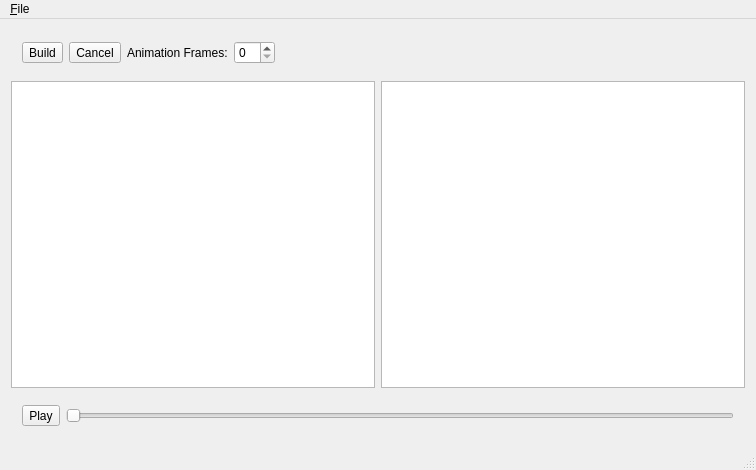
<?xml version="1.0" encoding="UTF-8"?>
<ui version="4.0">
 <class>MainWindow</class>
 <widget class="QMainWindow" name="MainWindow">
  <property name="geometry">
   <rect>
    <x>0</x>
    <y>0</y>
    <width>756</width>
    <height>470</height>
   </rect>
  </property>
  <property name="windowTitle">
   <string>MainWindow</string>
  </property>
  <widget class="QWidget" name="mainLayout">
   <layout class="QVBoxLayout" name="verticalLayout">
    <item alignment="Qt::AlignLeft">
     <widget class="QFrame" name="toolbar">
      <layout class="QHBoxLayout" name="horizontalLayout">
       <item>
        <widget class="QToolButton" name="runButton">
         <property name="baseSize">
          <size>
           <width>100</width>
           <height>100</height>
          </size>
         </property>
         <property name="text">
          <string>Build</string>
         </property>
         <property name="icon">
          <iconset theme="view-refresh">
           <normaloff>.</normaloff>.</iconset>
         </property>
         <property name="toolButtonStyle">
          <enum>Qt::ToolButtonIconOnly</enum>
         </property>
         <property name="autoRaise">
          <bool>false</bool>
         </property>
         <property name="arrowType">
          <enum>Qt::NoArrow</enum>
         </property>
        </widget>
       </item>
       <item>
        <widget class="QToolButton" name="cancelButton">
         <property name="enabled">
          <bool>true</bool>
         </property>
         <property name="text">
          <string>Cancel</string>
         </property>
         <property name="icon">
          <iconset theme="process-stop">
           <normaloff>.</normaloff>.</iconset>
         </property>
        </widget>
       </item>
       <item>
        <widget class="QLabel" name="label">
         <property name="text">
          <string>Animation Frames:</string>
         </property>
        </widget>
       </item>
       <item>
        <widget class="QSpinBox" name="framesBox"/>
       </item>
      </layout>
     </widget>
    </item>
    <item>
     <layout class="QHBoxLayout" name="centralLayout">
      <item>
       <widget class="QTextEdit" name="code">
        <property name="acceptRichText">
         <bool>false</bool>
        </property>
       </widget>
      </item>
      <item>
       <widget class="QGraphicsView" name="output"/>
      </item>
     </layout>
    </item>
    <item>
     <widget class="QFrame" name="mediaBar">
      <property name="sizePolicy">
       <sizepolicy hsizetype="Expanding" vsizetype="Preferred">
        <horstretch>0</horstretch>
        <verstretch>0</verstretch>
       </sizepolicy>
      </property>
      <property name="layoutDirection">
       <enum>Qt::LeftToRight</enum>
      </property>
      <property name="frameShape">
       <enum>QFrame::NoFrame</enum>
      </property>
      <property name="frameShadow">
       <enum>QFrame::Plain</enum>
      </property>
      <layout class="QHBoxLayout" name="horizontalLayout_2">
       <item alignment="Qt::AlignLeft|Qt::AlignVCenter">
        <widget class="QToolButton" name="playButton">
         <property name="text">
          <string>Play</string>
         </property>
         <property name="icon">
          <iconset theme="media-playback-start">
           <normaloff>.</normaloff>.</iconset>
         </property>
         <property name="checkable">
          <bool>true</bool>
         </property>
        </widget>
       </item>
       <item>
        <widget class="QSlider" name="playhead">
         <property name="sizePolicy">
          <sizepolicy hsizetype="Expanding" vsizetype="Fixed">
           <horstretch>0</horstretch>
           <verstretch>0</verstretch>
          </sizepolicy>
         </property>
         <property name="orientation">
          <enum>Qt::Horizontal</enum>
         </property>
        </widget>
       </item>
      </layout>
     </widget>
    </item>
   </layout>
  </widget>
  <widget class="QMenuBar" name="menuBar">
   <property name="geometry">
    <rect>
     <x>0</x>
     <y>0</y>
     <width>756</width>
     <height>20</height>
    </rect>
   </property>
   <widget class="QMenu" name="menuFile">
    <property name="title">
     <string>&amp;File</string>
    </property>
    <addaction name="actionOpen"/>
    <addaction name="actionNew"/>
    <addaction name="actionSave"/>
    <addaction name="actionSaveAs"/>
   </widget>
   <addaction name="menuFile"/>
  </widget>
  <widget class="QStatusBar" name="statusBar"/>
  <action name="actionOpen">
   <property name="icon">
    <iconset theme="document-open">
     <normaloff>.</normaloff>.</iconset>
   </property>
   <property name="text">
    <string>&amp;Open...</string>
   </property>
   <property name="statusTip">
    <string>Open</string>
   </property>
   <property name="shortcut">
    <string>Ctrl+O</string>
   </property>
  </action>
  <action name="actionNew">
   <property name="icon">
    <iconset theme="document-new">
     <normaloff>.</normaloff>.</iconset>
   </property>
   <property name="text">
    <string>&amp;New</string>
   </property>
   <property name="shortcut">
    <string>Ctrl+N</string>
   </property>
  </action>
  <action name="actionSave">
   <property name="icon">
    <iconset theme="document-save">
     <normaloff>.</normaloff>.</iconset>
   </property>
   <property name="text">
    <string>&amp;Save</string>
   </property>
   <property name="shortcut">
    <string>Ctrl+S</string>
   </property>
   <property name="menuRole">
    <enum>QAction::TextHeuristicRole</enum>
   </property>
  </action>
  <action name="actionSaveAs">
   <property name="icon">
    <iconset theme="document-save-as"/>
   </property>
   <property name="text">
    <string>Save As...</string>
   </property>
   <property name="shortcut">
    <string>Ctrl+Shift+S</string>
   </property>
  </action>
  <action name="actionPreferences">
   <property name="text">
    <string>Preferences...</string>
   </property>
  </action>
 </widget>
 <layoutdefault spacing="6" margin="11"/>
 <resources/>
 <connections>
  <connection>
   <sender>actionOpen</sender>
   <signal>triggered()</signal>
   <receiver>MainWindow</receiver>
   <slot>openFileAction()</slot>
   <hints>
    <hint type="sourcelabel">
     <x>-1</x>
     <y>-1</y>
    </hint>
    <hint type="destinationlabel">
     <x>377</x>
     <y>234</y>
    </hint>
   </hints>
  </connection>
  <connection>
   <sender>actionSave</sender>
   <signal>triggered()</signal>
   <receiver>MainWindow</receiver>
   <slot>saveFileAction()</slot>
   <hints>
    <hint type="sourcelabel">
     <x>-1</x>
     <y>-1</y>
    </hint>
    <hint type="destinationlabel">
     <x>377</x>
     <y>234</y>
    </hint>
   </hints>
  </connection>
  <connection>
   <sender>actionNew</sender>
   <signal>triggered()</signal>
   <receiver>MainWindow</receiver>
   <slot>newFileAction()</slot>
   <hints>
    <hint type="sourcelabel">
     <x>-1</x>
     <y>-1</y>
    </hint>
    <hint type="destinationlabel">
     <x>377</x>
     <y>234</y>
    </hint>
   </hints>
  </connection>
  <connection>
   <sender>runButton</sender>
   <signal>clicked()</signal>
   <receiver>MainWindow</receiver>
   <slot>runCode()</slot>
   <hints>
    <hint type="sourcelabel">
     <x>31</x>
     <y>57</y>
    </hint>
    <hint type="destinationlabel">
     <x>377</x>
     <y>234</y>
    </hint>
   </hints>
  </connection>
  <connection>
   <sender>cancelButton</sender>
   <signal>clicked()</signal>
   <receiver>MainWindow</receiver>
   <slot>stop()</slot>
   <hints>
    <hint type="sourcelabel">
     <x>65</x>
     <y>57</y>
    </hint>
    <hint type="destinationlabel">
     <x>377</x>
     <y>234</y>
    </hint>
   </hints>
  </connection>
  <connection>
   <sender>playButton</sender>
   <signal>clicked(bool)</signal>
   <receiver>MainWindow</receiver>
   <slot>startPlayback(bool)</slot>
   <hints>
    <hint type="sourcelabel">
     <x>36</x>
     <y>417</y>
    </hint>
    <hint type="destinationlabel">
     <x>377</x>
     <y>234</y>
    </hint>
   </hints>
  </connection>
  <connection>
   <sender>playhead</sender>
   <signal>valueChanged(int)</signal>
   <receiver>MainWindow</receiver>
   <slot>setFrame(int)</slot>
   <hints>
    <hint type="sourcelabel">
     <x>399</x>
     <y>417</y>
    </hint>
    <hint type="destinationlabel">
     <x>377</x>
     <y>234</y>
    </hint>
   </hints>
  </connection>
  <connection>
   <sender>actionSaveAs</sender>
   <signal>triggered()</signal>
   <receiver>MainWindow</receiver>
   <slot>saveFileAsAction()</slot>
   <hints>
    <hint type="sourcelabel">
     <x>-1</x>
     <y>-1</y>
    </hint>
    <hint type="destinationlabel">
     <x>377</x>
     <y>234</y>
    </hint>
   </hints>
  </connection>
 </connections>
 <slots>
  <slot>openFileAction()</slot>
  <slot>saveFileAction()</slot>
  <slot>newFileAction()</slot>
  <slot>runCode()</slot>
  <slot>doneRender()</slot>
  <slot>stop()</slot>
  <slot>startPlayback(bool)</slot>
  <slot>setFrame(int)</slot>
  <slot>slot1()</slot>
  <slot>saveFileAsAction()</slot>
 </slots>
</ui>
